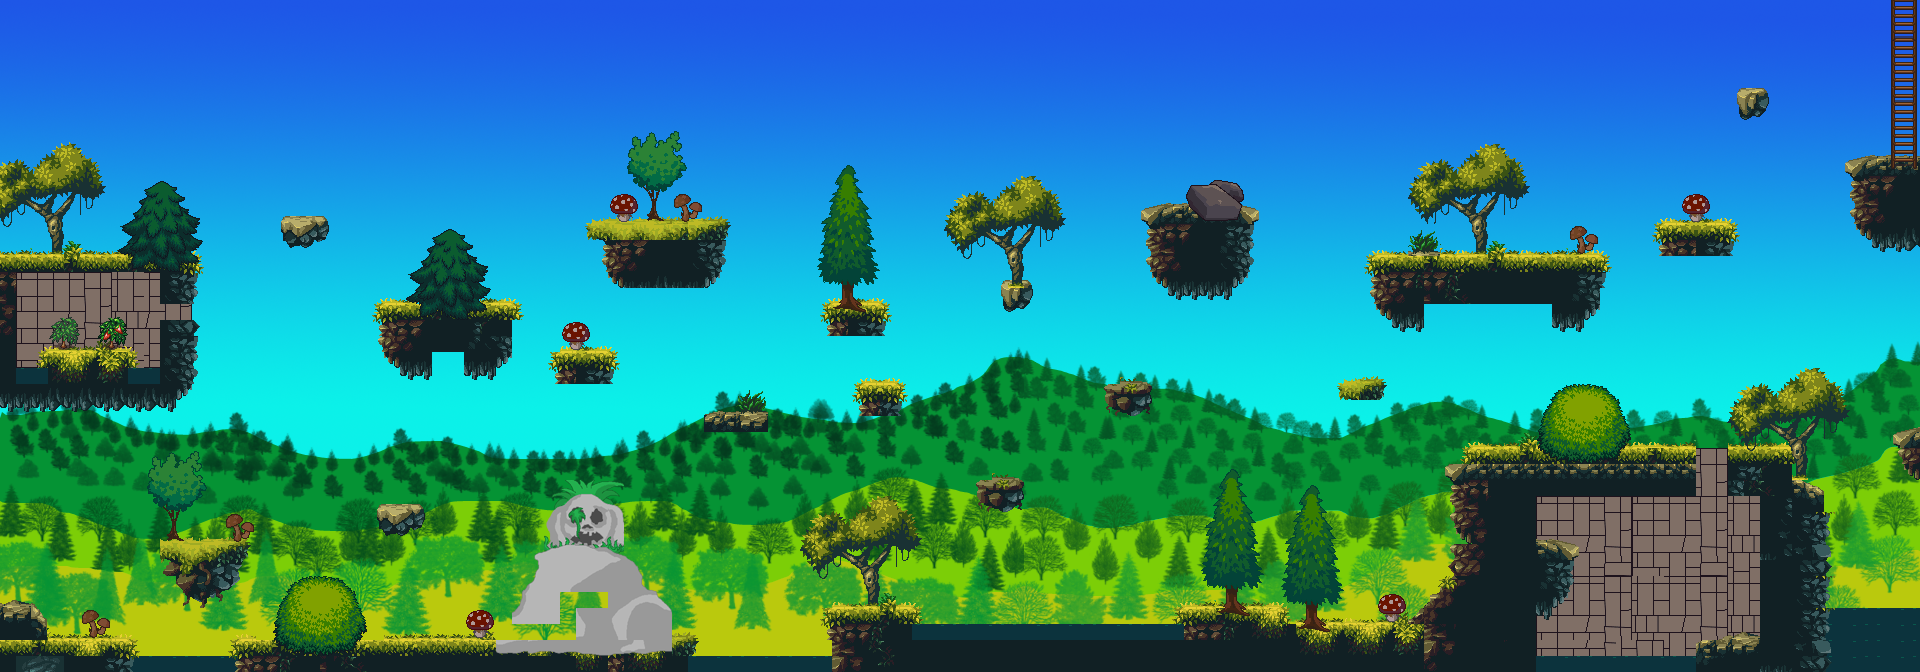

A 2D game scene composited from a Tiled map and its tileset images. What follows is a short description and the map's XML, with each tile layer's data collapsed to a summary:
An orthogonal 120x42 tile map with 16x16 px tiles, 7 tile layers (Traceries, Traps-second-bro, Background-Water;Lava, background2, ...), 6 tilesets and 50 objects.

<map version="1.0" orientation="orthogonal" renderorder="right-down" width="120" height="42" tilewidth="16" tileheight="16" nextobjectid="139">
 <tileset firstgid="1" name="tileset" tilewidth="16" tileheight="16" tilecount="1160" columns="58">
  <image source="Tiles/tileset.png" width="928" height="320" />
 </tileset>
 <tileset firstgid="1161" name="terrain_atlas" tilewidth="16" tileheight="16" tilecount="4096" columns="64">
  <image source="Tiles/terrain_atlas.png" width="1024" height="1024" />
 </tileset>
 <tileset firstgid="5257" name="MyTiles2" tilewidth="16" tileheight="16" tilecount="3072" columns="64">
  <image source="Tiles/MyTiles2.png" width="1024" height="768" />
 </tileset>
 <tileset firstgid="8329" name="lava-water_Dee" tilewidth="16" tileheight="16" tilecount="40" columns="8">
  <image source="Tiles/lava-water_Dee.png" width="128" height="80" />
  <tile id="5">
   <animation>
    <frame tileid="5" duration="200" />
    <frame tileid="6" duration="200" />
    <frame tileid="4" duration="200" />
   </animation>
  </tile>
  <tile id="7">
   <animation>
    <frame tileid="36" duration="200" />
    <frame tileid="37" duration="200" />
    <frame tileid="38" duration="200" />
   </animation>
  </tile>
  <tile id="15">
   <animation>
    <frame tileid="5" duration="200" />
    <frame tileid="6" duration="200" />
    <frame tileid="4" duration="200" />
   </animation>
  </tile>
  <tile id="23">
   <animation>
    <frame tileid="6" duration="200" />
    <frame tileid="4" duration="200" />
    <frame tileid="5" duration="200" />
   </animation>
  </tile>
  <tile id="31">
   <animation>
    <frame tileid="21" duration="200" />
    <frame tileid="22" duration="200" />
    <frame tileid="20" duration="200" />
   </animation>
  </tile>
 </tileset>
 <tileset firstgid="8369" name="Back2" tilewidth="16" tileheight="16" tilecount="5040" columns="120">
  <image source="Tiles/Back2.png" width="1920" height="672" />
 </tileset>
 <tileset firstgid="13409" name="tileset" tilewidth="16" tileheight="16" tilecount="1160" columns="58">
  <image source="Tiles/tileset.png" width="928" height="320" />
 </tileset>
 <layer name="Traceries" width="120" height="42">
  <data>[5040 cells, 5040 non-empty, 5040 distinct tile ids]</data>
 </layer>
 <layer name="Traps-second-bro" width="120" height="42">
  <data>[5040 cells, 0 non-empty, 0 distinct tile ids]</data>
 </layer>
 <layer name="Background-Water;Lava" width="120" height="42">
  <data>[5040 cells, 0 non-empty, 0 distinct tile ids]</data>
 </layer>
 <layer name="background2" width="120" height="42">
  <data>[5040 cells, 560 non-empty, 216 distinct tile ids]</data>
 </layer>
 <layer name="Traps-first-bro" width="120" height="42">
  <data>[5040 cells, 160 non-empty, 13 distinct tile ids]</data>
 </layer>
 <layer name=" Main obstacles" width="120" height="42">
  <data>[5040 cells, 715 non-empty, 210 distinct tile ids]</data>
 </layer>
 <layer name="Background-columns" width="120" height="42">
  <data>[5040 cells, 733 non-empty, 371 distinct tile ids]</data>
 </layer>
 <objectgroup name="Bonuses">
  <object id="51" x="592" y="592" width="16" height="16" />
  <object id="106" x="1537.67" y="525" width="16" height="16" />
  <object id="121" x="80" y="333.333" width="16" height="16" />
  <object id="127" x="7.66667" y="141.167" width="16" height="16" />
  <object id="133" x="1902.75" y="414.5" width="16" height="16" />
 </objectgroup>
 <objectgroup name="Platforms" />
 <objectgroup name="Line">
  <object id="54" x="0" y="672">
   <polyline points="0,0 0,-672 1904,-672 1920,-672 1920,0 0,0" />
  </object>
  <object id="55" x="128" y="671.324">
   <polyline points="0,0 -128.043,1.01705 -128.043,-31.5284 0.502131,-31.5284 0.502131,1.01705" />
  </object>
  <object id="56" x="0" y="640">
   <polyline points="0,0 0,-32 32,-32 48,-16 48,0 0,0" />
  </object>
  <object id="59" x="240" y="672">
   <polyline points="0,0 0,-32 448,-32 448,0 0,0" />
  </object>
  <object id="60" x="272" y="640">
   <polyline points="0,0 16,-48 32,-64 64,-64 80,-48 96,-16 96,0 0,0" />
  </object>
  <object id="70" x="165.667" y="536.667">
   <polyline points="0,0 -0.666667,-28 -16.6667,-41.3333 -6.66667,-72.6667 25.3333,-72.6667 41.3333,-56.6667 17.3333,-28 12.6667,0.666667 0.666667,0" />
  </object>
  <object id="71" x="378" y="528">
   <polyline points="0,0 -0.5,-24.5 41,-23.25 45.5,-12.5 44.25,-4.5 24.75,8.5 0.25,0.5" />
  </object>
  <object id="72" x="863" y="608">
   <polyline points="0,0 0,-32 -48,-48 -64,-64 -48,-96 -16,-96 0,-96 16,-112 32,-112 32,-96 48,-96 48,-64 16,-32 16,-16 16,0 0,0" />
  </object>
  <object id="73" x="832" y="672">
   <polyline points="0,0 0,-64 80,-64 80,-32 352,-32 352,-64 448,-64 448,-48 592,-48 592,0 0,0" />
  </object>
  <object id="74" x="704" y="432">
   <polyline points="0,0 0,-16 64,-16 64,0 0,0" />
  </object>
  <object id="76" x="978.682" y="504.818">
   <polyline points="0,0 -0.181818,-25.2727 43.8182,-25.8182 38.3636,1.45455 0.181818,0.363636" />
  </object>
  <object id="77" x="1216" y="607.333">
   <polyline points="0,0 16,-16 -16,-32 0,-128 32,-128 48,-16 32,-16 32,0 0,0" />
  </object>
  <object id="78" x="192" y="607.333">
   <polyline points="0,0 -32,-32 -32,-64 48,-64 48,-32 0,0" />
  </object>
  <object id="79" x="1232" y="560">
   <polyline points="64,63.3333 80,47.3333 48,31.3333 64,-64.6667 96,-64.6667 112,47.3333 96,47.3333 96,63.3333 64,63.3333" />
  </object>
  <object id="82" x="1107.5" y="408.5">
   <polyline points="0,0 -0.181818,-25.2727 43.8182,-25.8182 38.3636,1.45455 0.181818,0.363636" />
  </object>
  <object id="83" x="1344" y="400">
   <polyline points="0,0 0,-16 41,-16 40,-1.33333 0,0" />
  </object>
  <object id="84" x="1150.67" y="272.666">
   <polyline points="0,0 0,-64 96,-64 96,0 80,16 16,16 0,0" />
  </object>
  <object id="85" x="279.167" y="241">
   <polyline points="0,0 3.33333,-24.6667 46,-24 48,-6.66667 30.6667,5.33333 -0.666667,0" />
  </object>
  <object id="86" x="384" y="303.333">
   <polyline points="0,0 128,0 128,48 112,64 80,64 80,48 48,48 48,64 16,64 0,48 0,0" />
  </object>
  <object id="87" x="1551.33" y="260">
   <polyline points="-79.3333,-4.66667 -79.3333,-36.6667 -127.333,-52.6667 -143.333,-68.6667 -127.333,-100.667 -95.3333,-100.667 -79.3333,-100.667 -63.3333,-116.667 -47.3333,-116.667 -47.3333,-100.667 -31.3333,-100.667 -31.3333,-68.6667 -63.3333,-36.6667 -63.3333,-20.6667 -63.3333,-4.66667 -79.3333,-4.66667" />
  </object>
  <object id="88" x="1376" y="303.333">
   <polyline points="0,0 0,-48 224,-48 224,0 192,32 176,16 176,0 48,0 48,16 32,32 0,0" />
  </object>
  <object id="89" x="596.667" y="221.666">
   <polyline points="-4.667,2.334 131,2 123.333,34.334 123.333,66.334 11.333,66.334 9.66633,20.334" />
  </object>
  <object id="91" x="416" y="303.333">
   <polyline points="0,0 16,-64 48,-64 64,0 0,0" />
  </object>
  <object id="102" x="1646" y="359">
   <polyline points="147.333,120 147.333,88 99.3333,72 83.3333,56 99.3333,24 131.333,24 147.333,24 163.333,8 179.333,8 179.333,24 195.333,24 195.333,56 163.333,88 163.333,104 163.333,120 147.333,120" />
  </object>
  </objectgroup>
</map>
<!-- 21 of 50 objects omitted -->
